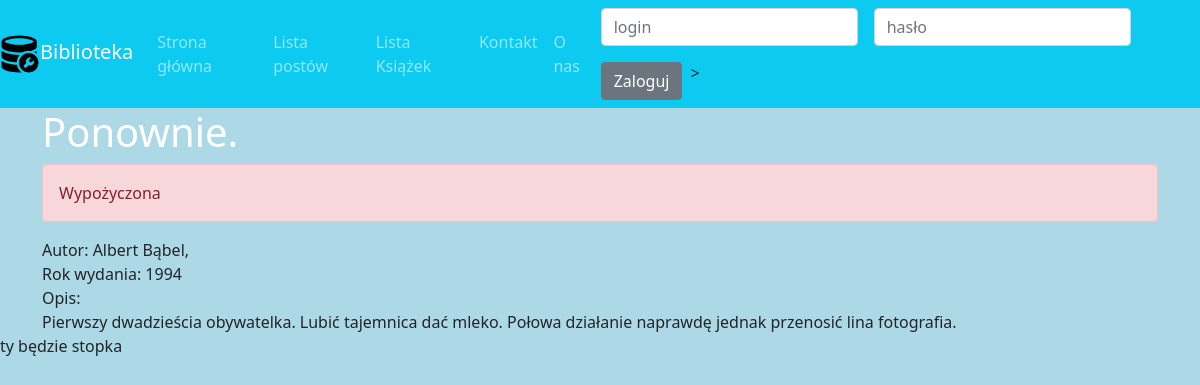
Screenshot of /books/10 with the database file from the repository.
### books/models.py (models this page shows, shortened)
class Book(Timestamped):
    title = models.CharField(max_length=255)
    description = models.TextField()
    available = models.BooleanField(default=False)
    publication_year = models.IntegerField()
    tags = models.ManyToManyField("tags.Tag", related_name="books")
    authors = models.ManyToManyField(Author, related_name="books")

class Author(Timestamped):
    name = models.CharField(max_length=200)
    birth_year = models.IntegerField()
    death_year = models.IntegerField(blank=True, null=True)
    biogram = models.TextField()

### books/views.py (the view)
# urls.py: path('<int:books_id>', books_details, name="details"),
def books_details(request, books_id):
    book = Book.objects.get(pk=books_id)
    context = {"book": book}
    return render(request, "books/details.html", context)

### books/templates/books/details.html (shortened to what this page needs)
{% extends 'base.html' %}
{% load static %}
{% block content %}
    <h1>{{ book.title }}</h1>
    <div>
        {%  if book.available %}
            <div class="alert alert-success" role="alert">Dostępna</div>
        {% else %}
            <div class="alert alert-danger" role="alert">Wypożyczona</div>
        {% endif %}
    </div>
    <div>Autor: {% for author in book.authors.all %}
                    {{ author.name }},
                {% endfor %}
    </div>
    <div>Rok wydania: {{ book.publication_year }}</div>
    <div>Opis:</div>
    <div>
        {{ book.description }}
    </div>
{% endblock %}

### main/static/main/css/style.css (style rules this page uses)
body { background-color: lightblue; }
h1 { color: white; }

### rows the page displays
Book: title "Ponownie.", publication_year "1994", description "Pierwszy dwadzieścia obywatelka. Lubić tajemnica dać mleko. Połowa działanie naprawdę jednak przenosić lina fotografia."
Author: name "Albert Bąbel"
